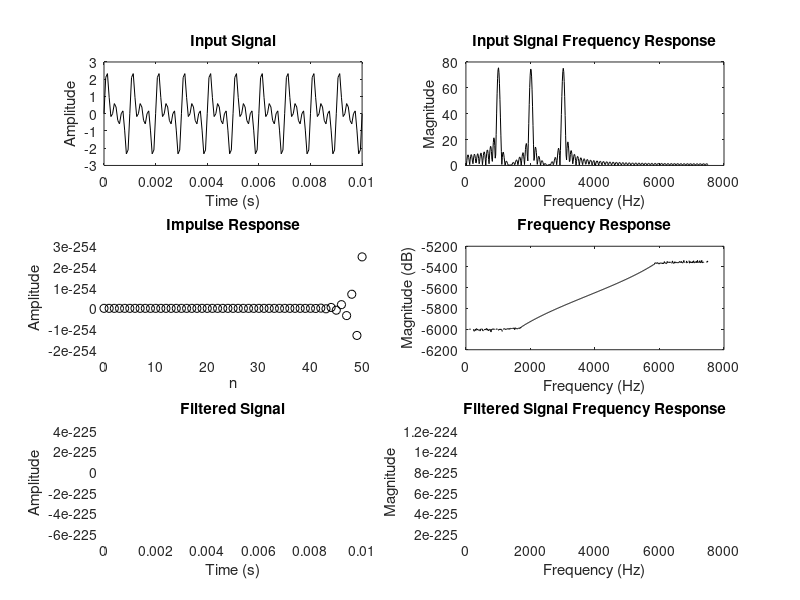

MATLAB code to generate this figure: (Note: this script raises an error after producing the figure.)
clc; clear; close all;

F1 = 1000; F2 = 2000; F3 = 3000;
Fsamp = 15000;
t = 0:1/Fsamp:0.01;
x = sin(2*pi*F1*t) + sin(2*pi*F2*t) + sin(2*pi*F3*t);

fft_ord = 1024;
x_fft = fft(x, fft_ord);

Fp = 2500; Fs = 2200; ap = 2.8; as = 45;
wp=2*Fsamp*tan(pi*Fp/Fsamp);
ws=2*Fsamp*tan(pi*Fs/Fsamp);

[N, wn] = buttord(wp, ws, ap, as,"s");
[bs1,as1] = butter(N,wn,"high","s");
[bz1,az1] = bilinear(bs1,as1,Fsamp);

n_range = 0:50; 
h = impz(bz1,az1, length(n_range));

h_freq=freqz(bz1,az1,fft_ord/2);
y = filter(bz1,az1, x);
y_fft=fft(y,fft_ord);

fr = (1:fft_ord/2) * Fsamp / fft_ord;

figure;

subplot(3, 2, 1);
plot(t, x, 'k');
title('Input Signal');
ylabel('Amplitude');
xlabel('Time (s)');

subplot(3, 2, 2);
plot(fr, abs(x_fft(1:fft_ord/2)), 'k');
title('Input Signal Frequency Response');
ylabel('Magnitude');
xlabel('Frequency (Hz)');

subplot(3, 2, 3);
stem(n_range, h, 'k'); 
title('Impulse Response');
ylabel('Amplitude');
xlabel('n');

subplot(3, 2, 4);
plot(fr, 20*log10(abs(h_freq)), 'k'); 
title('Frequency Response');
ylabel('Magnitude (dB)');
xlabel('Frequency (Hz)');

subplot(3, 2, 5);
plot(t, y, 'k');
title('Filtered Signal');
ylabel('Amplitude');
xlabel('Time (s)');

subplot(3, 2, 6);
plot(fr, abs(y_fft(1:fft_ord/2)), 'k');
title('Filtered Signal Frequency Response');
ylabel('Magnitude');
xlabel('Frequency (Hz)');

sgtitle('BUTTERWORTH HIGH PASS FILTER (BILINEAR METHOD)');
saveas(gcf, 'butterworth_highpass.png');
